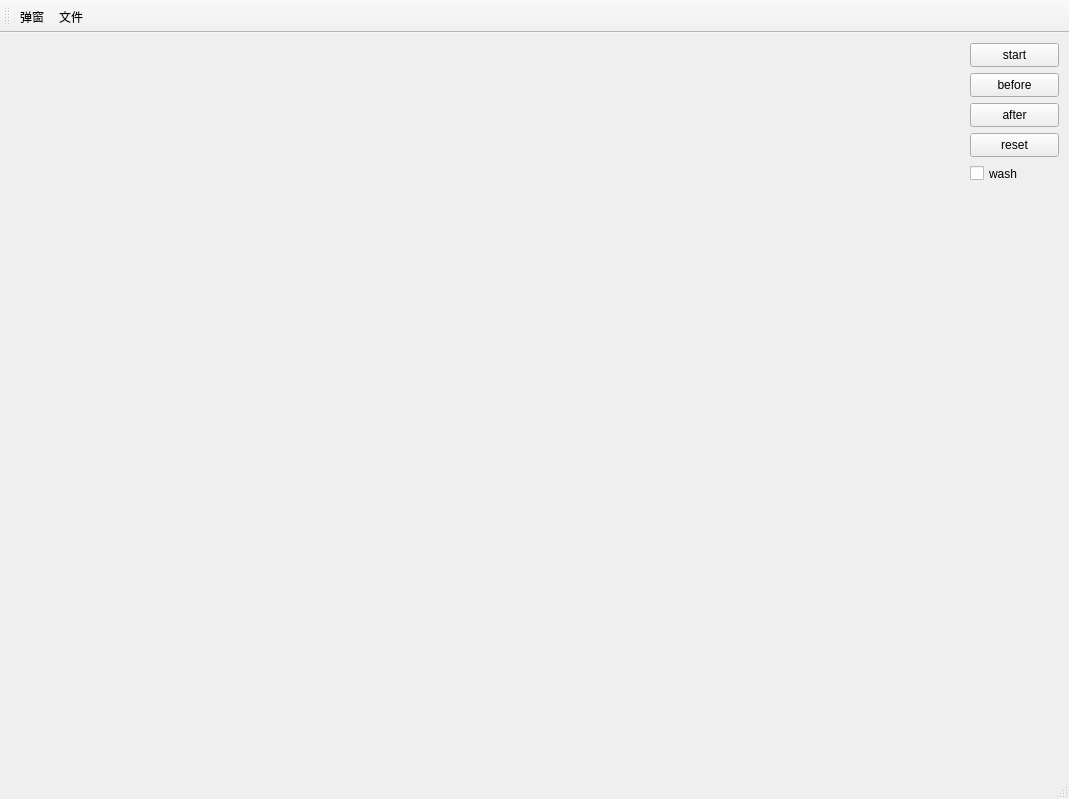
<?xml version="1.0" encoding="UTF-8"?>
<ui version="4.0">
 <class>MainWindow</class>
 <widget class="QMainWindow" name="MainWindow">
  <property name="geometry">
   <rect>
    <x>0</x>
    <y>0</y>
    <width>1069</width>
    <height>799</height>
   </rect>
  </property>
  <property name="baseSize">
   <size>
    <width>1000</width>
    <height>1000</height>
   </size>
  </property>
  <property name="windowTitle">
   <string>MainWindow</string>
  </property>
  <widget class="QWidget" name="centralWidget">
   <widget class="QPushButton" name="pushButton">
    <property name="geometry">
     <rect>
      <x>970</x>
      <y>10</y>
      <width>89</width>
      <height>24</height>
     </rect>
    </property>
    <property name="text">
     <string>start</string>
    </property>
   </widget>
   <widget class="QPushButton" name="pushButton_2">
    <property name="geometry">
     <rect>
      <x>970</x>
      <y>40</y>
      <width>89</width>
      <height>24</height>
     </rect>
    </property>
    <property name="text">
     <string>before</string>
    </property>
   </widget>
   <widget class="QPushButton" name="pushButton_3">
    <property name="geometry">
     <rect>
      <x>970</x>
      <y>70</y>
      <width>89</width>
      <height>24</height>
     </rect>
    </property>
    <property name="text">
     <string>after</string>
    </property>
   </widget>
   <widget class="QPushButton" name="pushButton_4">
    <property name="geometry">
     <rect>
      <x>970</x>
      <y>100</y>
      <width>89</width>
      <height>24</height>
     </rect>
    </property>
    <property name="text">
     <string>reset</string>
    </property>
   </widget>
   <widget class="QCheckBox" name="checkBox">
    <property name="geometry">
     <rect>
      <x>970</x>
      <y>130</y>
      <width>93</width>
      <height>21</height>
     </rect>
    </property>
    <property name="text">
     <string>wash</string>
    </property>
   </widget>
  </widget>
  <widget class="QMenuBar" name="menuBar">
   <property name="geometry">
    <rect>
     <x>0</x>
     <y>0</y>
     <width>1069</width>
     <height>25</height>
    </rect>
   </property>
  </widget>
  <widget class="QToolBar" name="mainToolBar">
   <attribute name="toolBarArea">
    <enum>TopToolBarArea</enum>
   </attribute>
   <attribute name="toolBarBreak">
    <bool>false</bool>
   </attribute>
   <addaction name="actioncaidan"/>
   <addaction name="actionfile"/>
  </widget>
  <widget class="QStatusBar" name="statusBar"/>
  <action name="actioncaidan">
   <property name="text">
    <string>弹窗</string>
   </property>
  </action>
  <action name="actionfile">
   <property name="text">
    <string>文件</string>
   </property>
  </action>
 </widget>
 <layoutdefault spacing="6" margin="11"/>
 <resources/>
 <connections/>
</ui>
